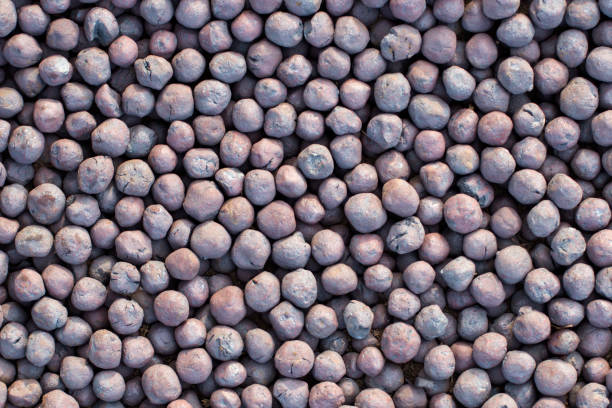
#> input picture image1.jpg, 612 x 408 px, found by its file name
$ python prog4.py
#> lines starting #> are read from the running program, lines starting #| are printed output that depends on the picture
import cv2
import numpy as np

birdEye = cv2.imread("C:\\Users\\dhrub\\Desktop\\Images\\image1.jpg",0)
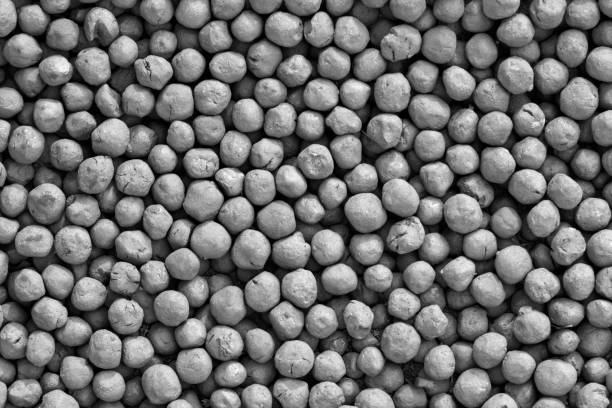
#> birdEye: shape (408, 612); min 0, max 255, mean 111.8

# Replace all (dark) values below 10 with 10 - avoiding issues where there are black pixels inside an object
birdEye = np.maximum(birdEye, 10)

foreground = birdEye.copy()

seed = (10, 10)  # Use the top left corner as a "background" seed color (assume pixel [10,10] is not in an object).

# Use floodFill for filling the background with black color
cv2.floodFill(foreground, None, seedPoint=seed, newVal=(0, 0, 0), loDiff=(5, 5, 5, 5), upDiff=(5, 5, 5, 5))
#> foreground: shape (408, 612); min 0, max 255, mean 112

# Convert to Grayscale

#> (the run stopped early here; a loop or call above may not have finished)
